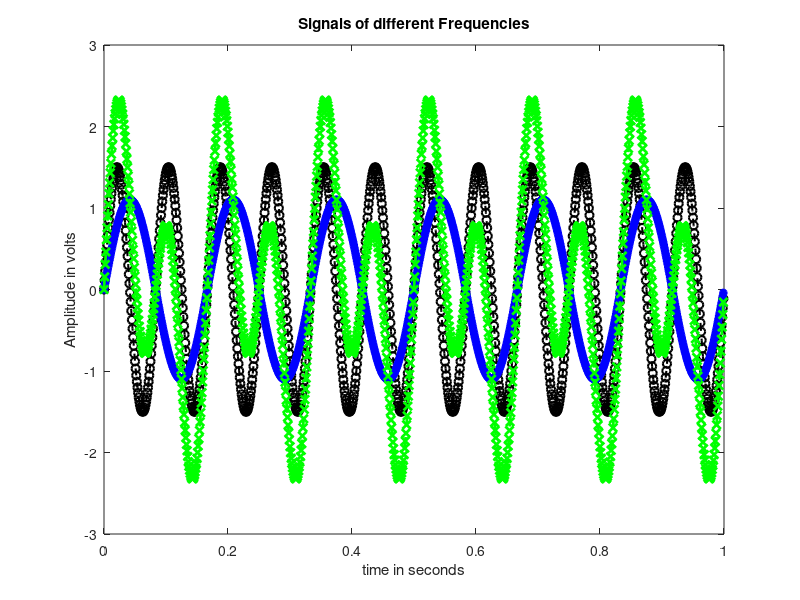

The MATLAB script that drew this image:
fs = 1000; % Sampling frequency

t = 0:1/fs:1-1/fs; % Time duration


f1 = 12; % Frequency of first signal
f2 = 6; % Frequency of second signal


A1 = 1.5; % Amplitude of first signal
A2 = 1.1; % Amplitude of second signal

x1 = A1*sin(2*pi*f1*t); % First Signal
x2 = A2*sin(2*pi*f2*t); % Second Signal

x=x1+x2;

%Plotting both signals in time domain
plot(t,x1,'k--o','LineWidth',1.5)
hold on
plot(t,x2,'b-*','LineWidth',2)
hold on
plot (t,x,'g--x','LineWidth',2)
xlabel('time in seconds')
ylabel('Amplitude in volts')

title('Signals of different Frequencies')
